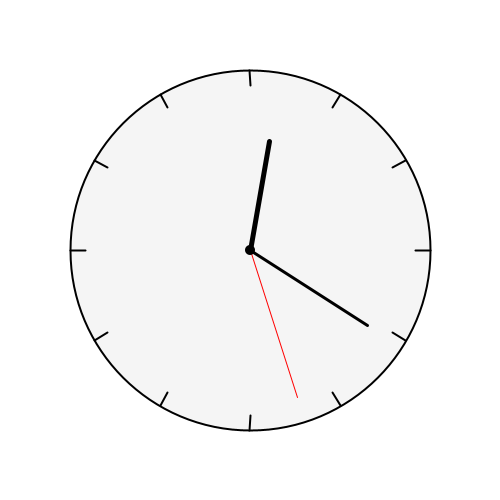
Frame 1 (no input)
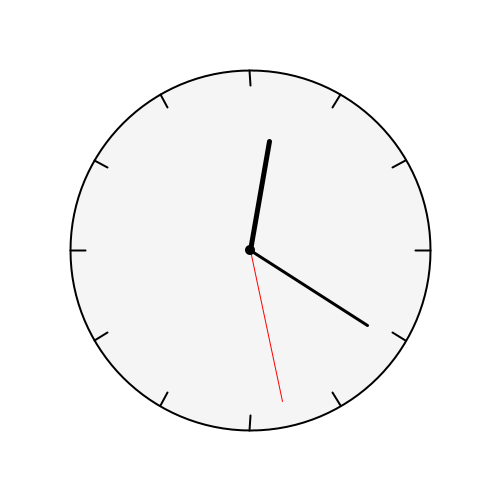
Frame 60 (the mouse pressed at the canvas centre just before this capture)
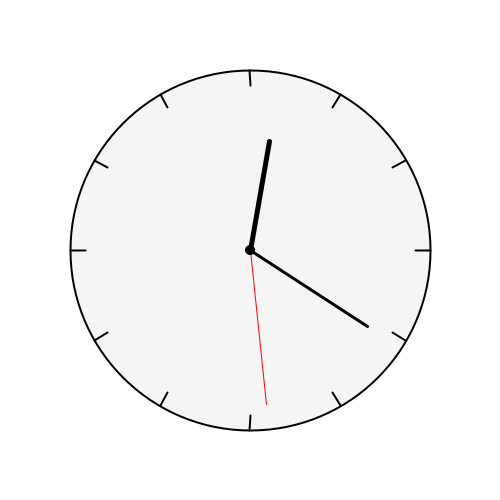
Frame 120 (the mouse held since frame 60 and released just before this capture)

The Processing sketch that drew these frames (run headless with seeded random() and noise(); from frame 60 on, the mouse is pressed at the canvas centre):

// Processing sketch: exercise5
// ── exercise5.pde
float cx, cy;
float clockRadius = 180;

void setup() {
  size(500, 500);
  cx = width / 2;
  cy = height / 2;
  smooth();
}

void draw() {
  background(255);

  // clock face
  stroke(0);
  strokeWeight(2);
  fill(245);
  ellipse(cx, cy, clockRadius * 2, clockRadius * 2);

  //hour marks
  for (int i = 0; i < 12; i++) {
    float angle = TWO_PI / 12 * i - HALF_PI;
    float x1 = cx + cos(angle) * (clockRadius - 15);
    float y1 = cy + sin(angle) * (clockRadius - 15);
    float x2 = cx + cos(angle) * clockRadius;
    float y2 = cy + sin(angle) * clockRadius;
    line(x1, y1, x2, y2);
  }

  //get current time
  int h = hour();
  int m = minute();
  int s = second();

  //convert time to angles
  float secondAngle = map(s, 0, 60, 0, TWO_PI) - HALF_PI;
  float minuteAngle = map(m + s / 60.0, 0, 60, 0, TWO_PI) - HALF_PI;
  float hourAngle = map((h % 12) + m / 60.0, 0, 12, 0, TWO_PI) - HALF_PI;

  //second hand
  stroke(255, 0, 0);
  strokeWeight(1);
  float sx = cx + cos(secondAngle) * (clockRadius - 25);
  float sy = cy + sin(secondAngle) * (clockRadius - 25);
  line(cx, cy, sx, sy);

  //minute hand
  stroke(0);
  strokeWeight(3);
  float mx = cx + cos(minuteAngle) * (clockRadius - 40);
  float my = cy + sin(minuteAngle) * (clockRadius - 40);
  line(cx, cy, mx, my);

  //hour hand
  stroke(0);
  strokeWeight(5);
  float hx = cx + cos(hourAngle) * (clockRadius - 70);
  float hy = cy + sin(hourAngle) * (clockRadius - 70);
  line(cx, cy, hx, hy);

  //center point
  fill(0);
  noStroke();
  ellipse(cx, cy, 10, 10);
}
